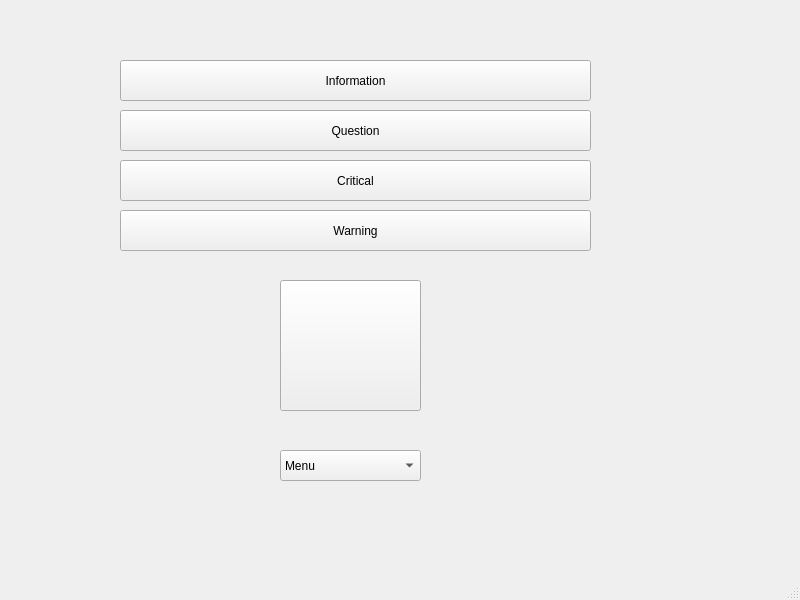
<?xml version="1.0" encoding="UTF-8"?>
<ui version="4.0">
 <class>MainWindow</class>
 <widget class="QMainWindow" name="MainWindow">
  <property name="geometry">
   <rect>
    <x>0</x>
    <y>0</y>
    <width>800</width>
    <height>600</height>
   </rect>
  </property>
  <property name="windowTitle">
   <string>MainWindow</string>
  </property>
  <widget class="QWidget" name="centralwidget">
   <widget class="QPushButton" name="pushButton">
    <property name="geometry">
     <rect>
      <x>120</x>
      <y>60</y>
      <width>471</width>
      <height>41</height>
     </rect>
    </property>
    <property name="text">
     <string>Information</string>
    </property>
   </widget>
   <widget class="QPushButton" name="pushButton_2">
    <property name="geometry">
     <rect>
      <x>120</x>
      <y>110</y>
      <width>471</width>
      <height>41</height>
     </rect>
    </property>
    <property name="text">
     <string>Question</string>
    </property>
   </widget>
   <widget class="QPushButton" name="pushButton_3">
    <property name="geometry">
     <rect>
      <x>120</x>
      <y>160</y>
      <width>471</width>
      <height>41</height>
     </rect>
    </property>
    <property name="text">
     <string>Critical</string>
    </property>
   </widget>
   <widget class="QPushButton" name="pushButton_4">
    <property name="geometry">
     <rect>
      <x>120</x>
      <y>210</y>
      <width>471</width>
      <height>41</height>
     </rect>
    </property>
    <property name="text">
     <string>Warning</string>
    </property>
   </widget>
   <widget class="QPushButton" name="pushButton_5">
    <property name="geometry">
     <rect>
      <x>280</x>
      <y>280</y>
      <width>141</width>
      <height>131</height>
     </rect>
    </property>
    <property name="text">
     <string/>
    </property>
   </widget>
   <widget class="QComboBox" name="comboBox">
    <property name="geometry">
     <rect>
      <x>280</x>
      <y>450</y>
      <width>141</width>
      <height>31</height>
     </rect>
    </property>
    <item>
     <property name="text">
      <string>Menu</string>
     </property>
    </item>
    <item>
     <property name="text">
      <string>First</string>
     </property>
    </item>
    <item>
     <property name="text">
      <string>Second</string>
     </property>
    </item>
    <item>
     <property name="text">
      <string>Third</string>
     </property>
    </item>
   </widget>
  </widget>
  <widget class="QMenuBar" name="menubar">
   <property name="geometry">
    <rect>
     <x>0</x>
     <y>0</y>
     <width>800</width>
     <height>26</height>
    </rect>
   </property>
  </widget>
  <widget class="QStatusBar" name="statusbar"/>
 </widget>
 <resources/>
 <connections/>
</ui>
